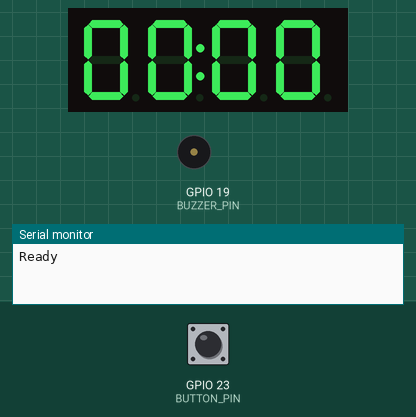
This sketch was run on a simulated ESP32. On the bench: 4-digit seven-segment display, buzzer (waves = sounding), the last lines printed to the serial monitor. The inputs (shaded band) are chosen by the test bench; at power-on: GPIO 23 (BUTTON_PIN) HIGH.

Above: at 1.2 s.
1.3 s: GPIO 23 (BUTTON_PIN) pulled LOW for 0.15 s
At 1.65 s:
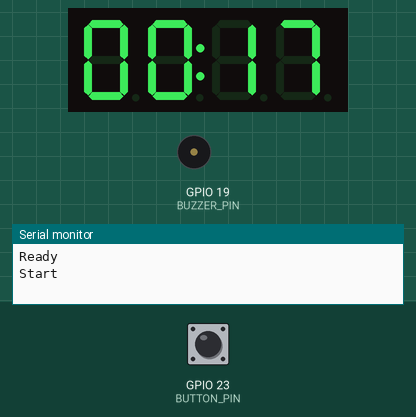
2.0 s: GPIO 23 (BUTTON_PIN) pulled LOW for 1 s
At 2.6 s:
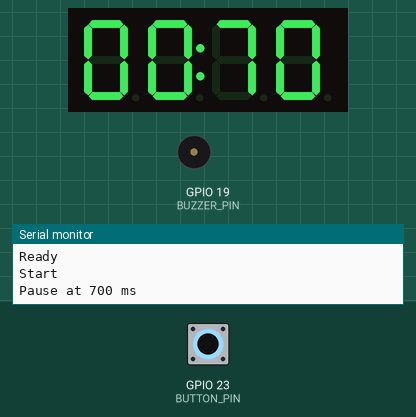
4.5 s: GPIO 23 (BUTTON_PIN) pulled LOW for 0.15 s
At 4.85 s:
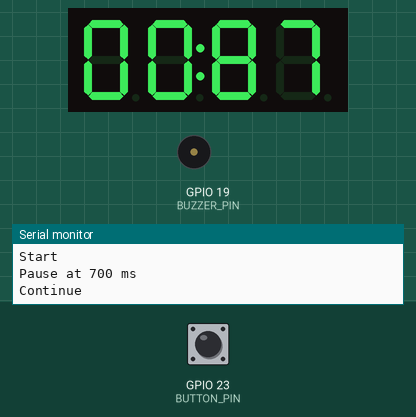
5.2 s: GPIO 23 (BUTTON_PIN) pulled LOW for 3.2 s
At 6.0 s:
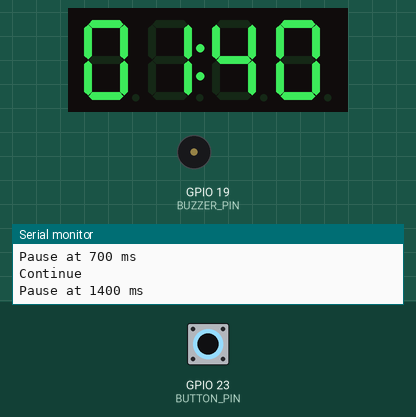
Timing chart, 0 to 8.2 s (numbered marks = the images above; inputs shaded):
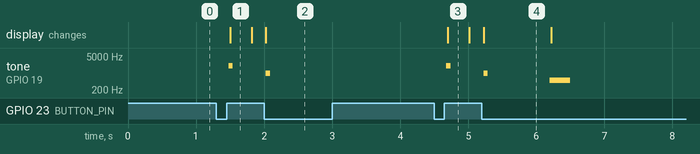

Measured:
- after the input at 1.3 s, tone on GPIO 19 (BUZZER_PIN): silent → 2000 Hz after 0.18 s, → silent 0.06 s later; the display: changes after 0.20 s (image 1)
- after the input at 2.0 s, tone on GPIO 19 (BUZZER_PIN): silent → 1000 Hz at once, → silent 0.06 s later
- after the input at 4.5 s, tone on GPIO 19 (BUZZER_PIN): silent → 2000 Hz after 0.18 s, → silent 0.06 s later; the display: changes after 0.20 s (image 3)
- after the input at 5.2 s, tone on GPIO 19 (BUZZER_PIN): silent → 1000 Hz at once, → silent 0.06 s later, → 500 Hz 0.91 s later, → silent 0.30 s later
- what the display in image 4 shows lasts 1.0 s, from 5.2 s to 6.2 s

The sketch:

timer_challenge.ino
```cpp
// Timer challenge.
// One button: tap = start / pause / continue, hold 1 s = reset.

#include <TM1637Display.h>

// Pins
#define CLK_PIN     5   // GPIO 5 is a boot strapping pin; fine here, but 4, 13, 16 or 17 are safer picks
#define DIO_PIN     18
#define BUZZER_PIN  19
#define BUTTON_PIN  23

// Setup display
TM1637Display display(CLK_PIN, DIO_PIN);
int           shownValue                = -1; // what's currently on the display
const int     DISPLAY_BRIGHTNESS        = 7;  // 0 (dimmest) to 7 (brightest)

// Timing
const uint32_t DEBOUNCE_MS   = 20;     // a press must stay down this long to count
const uint32_t RELEASE_MS    = 30;     // the button must stay up this long to count as released
const uint32_t LONG_PRESS_MS = 1000;   // hold this long to reset
const uint32_t MAX_TIME_MS   = 99990;  // the display tops out at 99.99

// Feedback tones
const int TONE_HIGH       = 2000;  // start / continue
const int TONE_LOW        = 1000;  // pause
const int TONE_RESET      = 500;   // reset
const int BEEP_MS         = 60;    // length of a normal beep
const int RESET_BEEP_MS   = 300;   // length of the reset tone

// Game State
enum class GameState { Ready, Running, Paused };
GameState gameState       = GameState::Ready;
uint32_t accumulatedMs    = 0;  // total from finished segments
uint32_t segmentStartMs   = 0;  // when the current segment began

// Game event lets us track what the game did
enum class GameEvent { None, Started, Paused, Continued, Reset, MaxedOut };

// Button state
// Set by the interrupt the instant the button goes down, so the timestamp
// stays accurate even if the loop is busy.
volatile bool     pressPending      = false;
volatile uint32_t pressTimeMs       = 0;
bool              pausedOnPress     = false;  // this press already paused the timer, so its tap is used up
bool              held              = false;  // a confirmed press is still being held
bool              longPressReported = false;  // already reported a long press for this hold
uint32_t          holdStartMs       = 0;      // when the current press went down
uint32_t          lastDownMs        = 0;      // last time we saw the button down

// Button event lets us know what the button did
enum class ButtonEvent {
  None,
  Press,      // just went down (reported straight away)
  Tap,        // released before a long press
  LongPress   // held for LONG_PRESS_MS
};

// Reports a button event and when it occurred
struct ButtonReport {
  ButtonEvent event;
  uint32_t    time;
};

// Button Down Interrupt
// Only records the time. Printing and beeping happen in loop(), where they are safe.
void IRAM_ATTR onButtonDown() {
  if (!pressPending) {          // keep the first edge, ignore bounce after it
    pressTimeMs  = millis();
    pressPending = true;
  }
}

void setup() {
  Serial.begin(115200);
  pinMode(BUTTON_PIN, INPUT_PULLUP);
  attachInterrupt(digitalPinToInterrupt(BUTTON_PIN), onButtonDown, FALLING);
  display.setBrightness(DISPLAY_BRIGHTNESS);
  showTime(0);
  Serial.println("Ready");
}

void loop() {
  uint32_t now = millis();

  // The button reports, the game decides
  ButtonReport button = readButton(now);
  switch (button.event) {
    case ButtonEvent::Press:     announce(onPress(button.time)); break;
    case ButtonEvent::Tap:       announce(onTap(button.time));   break;
    case ButtonEvent::LongPress: announce(resetTimer());         break;
    case ButtonEvent::None:                                      break;
  }

  announce(checkOverflow(now));
  showTime(elapsedMs(now));
}

// Reads a button and reports its state
ButtonReport readButton(uint32_t now) {
  bool isDown = (digitalRead(BUTTON_PIN) == LOW);
  if (isDown) lastDownMs = now;

  // 1. The interrupt caught a press: confirm it's real before reporting it
  if (pressPending) {
    uint32_t t = pressTimeMs;
    if (held) {
      pressPending = false;                       // bounce while holding: ignore
    } else if ((int32_t)(now - t) >= (int32_t)DEBOUNCE_MS) {
      pressPending = false;
      if (isDown) {                               // still down after the debounce window
        held              = true;
        longPressReported = false;
        holdStartMs       = t;
        return { ButtonEvent::Press, t };
      }
    }
  }

  // 2. Still holding: report a long press, once per hold
  if (held && isDown && !longPressReported && now - holdStartMs >= LONG_PRESS_MS) {
    longPressReported = true;
    return { ButtonEvent::LongPress, holdStartMs };
  }

  // 3. Released, and stayed up long enough to rule out bounce
  if (held && !isDown && now - lastDownMs >= RELEASE_MS) {
    held = false;
    if (!longPressReported) {
      return { ButtonEvent::Tap, holdStartMs };   // a short hold counts as a tap
    }
  }

  return { ButtonEvent::None, 0 };
}

// Total time on the clock at "now"
uint32_t elapsedMs(uint32_t now) {
  if (gameState == GameState::Running) return accumulatedMs + (now - segmentStartMs);
  return accumulatedMs;
}

// Handles onPress: pausing happens on the press, so the stop time is exact
GameEvent onPress(uint32_t t) {
  pausedOnPress = (gameState == GameState::Running);
  if (!pausedOnPress) return GameEvent::None;

  accumulatedMs = min(accumulatedMs + (t - segmentStartMs), MAX_TIME_MS);
  gameState = GameState::Paused;
  return GameEvent::Paused;
}

// Handles onTap: starting and continuing wait for the release,
// so holding to reset never starts the clock
GameEvent onTap(uint32_t t) {
  if (pausedOnPress) return GameEvent::None;     // this press already paused the timer

  switch (gameState) {
    case GameState::Ready:
      accumulatedMs  = 0;
      // Timed from when the button went down, so the clock jumps from 00.00
      // to the length of the tap when you let go. That keeps the timing fair.
      segmentStartMs = t;
      gameState = GameState::Running;
      return GameEvent::Started;

    case GameState::Paused:
      segmentStartMs = t;
      gameState = GameState::Running;
      return GameEvent::Continued;

    case GameState::Running:
      return GameEvent::None;                    // handled by onPress()
  }
  return GameEvent::None;
}

// Resets game time
GameEvent resetTimer() {
  gameState = GameState::Ready;
  accumulatedMs = 0;
  return GameEvent::Reset;
}

// Ensures we don't max out the display
GameEvent checkOverflow(uint32_t now) {
  if (gameState == GameState::Running && elapsedMs(now) >= MAX_TIME_MS) {
    accumulatedMs = MAX_TIME_MS;
    gameState = GameState::Paused;
    return GameEvent::MaxedOut;
  }
  return GameEvent::None;
}

// Beeps the buzzer based on a game event
void announce(GameEvent event) {
  switch (event) {
    case GameEvent::Started:
      tone(BUZZER_PIN, TONE_HIGH, BEEP_MS);
      Serial.println("Start");
      break;
    case GameEvent::Continued:
      tone(BUZZER_PIN, TONE_HIGH, BEEP_MS);
      Serial.println("Continue");
      break;
    case GameEvent::Paused:
      tone(BUZZER_PIN, TONE_LOW, BEEP_MS);
      Serial.printf("Pause at %lu ms\n", (unsigned long)accumulatedMs);
      break;
    case GameEvent::Reset:
      tone(BUZZER_PIN, TONE_RESET, RESET_BEEP_MS);
      Serial.println("Reset");
      break;
    case GameEvent::MaxedOut:
      tone(BUZZER_PIN, TONE_LOW, BEEP_MS);
      Serial.println("Hit 99.99, paused");
      break;
    case GameEvent::None:
      break;
  }
}

// Format and display time
void showTime(uint32_t ms) {
  int hundredths = min(ms / 10, (uint32_t)9999);
  if (hundredths == shownValue) return;   // nothing changed, skip the slow display write
  shownValue = hundredths;
  display.showNumberDecEx(hundredths, 0b01000000, true);
}
```
